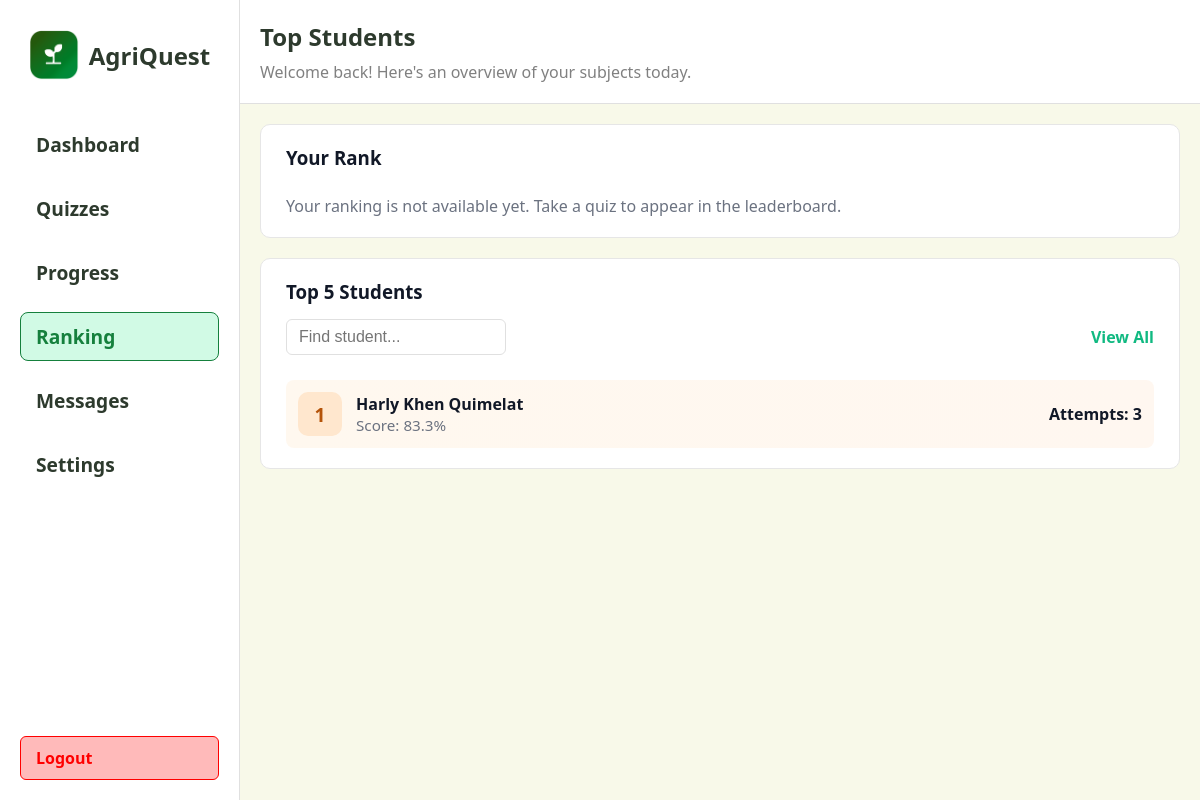
The page /student/ranking on the database its author committed.
### app/models.py (models this page shows, shortened)
class Student(db.Model):
	id = db.Column(db.Integer, primary_key=True)
	name = db.Column(db.String(100), nullable=False)
	email = db.Column(db.String(120), unique=True, nullable=False)
	password_hash = db.Column(db.String(128), nullable=False)
	daily_goal = db.Column(db.Integer, nullable=False, default=1)
	weekly_goal = db.Column(db.Integer, nullable=False, default=5)

### app/routes.py (the view)
@main.route("/student/ranking")
def student_ranking():
    student_id = session.get('student_id')
    try:
        averages = (
            db.session.query(
                Student.id.label('student_id'),
                Student.name.label('name'),
                func.avg(QuizAttempt.percent).label('avg_percent'),
                func.count(QuizAttempt.id).label('attempts_count'),
            )
            .join(QuizAttempt, QuizAttempt.student_id == Student.id)
            .filter(QuizAttempt.completed_at != None, QuizAttempt.percent != None)
            .group_by(Student.id)
            .order_by(func.avg(QuizAttempt.percent).desc())
            .all()
        )
        ranked = []
        last_score = None
        current_rank = 0
        dense_rank = 0
        for row in averages:
            avg = float(row.avg_percent) if row.avg_percent is not None else 0.0
            if last_score is None or avg != last_score:
                dense_rank = dense_rank + 1
            last_score = avg
            ranked.append({
                'rank': dense_rank,
                'student_id': row.student_id,
                'name': row.name,
                'avg_percent': round(avg, 1),
                'attempts_count': int(row.attempts_count),
            })
        current_student_rank = None
        current_student_avg = None
        if student_id:
            for s in ranked:
                if s['student_id'] == student_id:
                    current_student_rank = s['rank']
                    current_student_avg = s['avg_percent']
                    break
    except Exception:
        ranked = []
        current_student_rank = None
        current_student_avg = None
    current_student_name = None
    current_student_attempts = 0
    try:
        if student_id:
            s = Student.query.filter_by(id=student_id).first()
            if s:
                current_student_name = s.name
                current_student_attempts = (
                    QuizAttempt.query.filter(QuizAttempt.student_id == student_id, QuizAttempt.completed_at != None).count()
                )
    except Exception:
        current_student_name = current_student_name
        current_student_attempts = current_student_attempts
    top_students = ranked[:5]
    return render_template(
        "student/ranking.html",
        top_students=top_students,
        ranked_students=ranked,
        current_student_rank=current_student_rank,
        current_student_avg=current_student_avg,
        current_student_id=student_id,
        current_student_name=current_student_name,
        current_student_attempts=current_student_attempts,
    )

### app/templates/student/ranking.html (shortened to what this page needs)
<!DOCTYPE html>
<html lang="en">
  <head>
  </head>
  <body>
    <div class="left">
      {% include 'partials/student_sidebar.html' %}
    </div>
    <div class="right">
      <div class="header">
        <div class="header-title">
          <span style="font-size: 1.5rem; font-weight: 700; color: #2d3a2d"
            >Top Students</span
          >
          <span style="font-size: 1rem; color: grey"
            >Welcome back! Here's an overview of your subjects today.</span
          >
        </div>
      </div>
      <div class="section" style="width: 100%;">
        <div class="available-quizzes">
          <div style="display: flex; justify-content: space-between; align-items: center;">
            <h3 style="font-weight: 700; color: #111827;">Your Rank</h3>
          </div>
          {% if current_student_id and current_student_rank is not none %}
            <div style="background: #fff7f0; border-radius: 8px; padding: 12px; display: flex; align-items: center; gap: 14px; margin-top: 10px;">
              <div style="width: 44px; height: 44px; border-radius: 10px; background: #ffe7ce; display: flex; align-items: center; justify-content: center; font-size: 1.5rem; color: #b45309; font-weight:700;">
                <span style="font-size: 1.2rem; font-weight: bold;">{{ current_student_rank }}</span>
              </div>
              <div style="flex: 1;">
                <div style="font-weight: 700; color: #111827;">{{ current_student_name or 'You' }}</div>
                <div style="color: #6b7280; font-size: 0.95rem;">Score: {{ current_student_avg if current_student_avg is not none else '—' }}%</div>
              </div>
              <div style="text-align: right;">
                <div style="font-weight: 600; color: #111827;">Attempts: {{ current_student_attempts }}</div>
              </div>
            </div>
          {% else %}
            <div style="color:#6b7280; margin-top:10px;">Your ranking is not available yet. Take a quiz to appear in the leaderboard.</div>
          {% endif %}
        </div>
        <div class="available-quizzes" style="width: 100%;">
          <h3 style="font-weight: 700; color: #111827;">Top 5 Students</h3>
          <div style="display: flex; justify-content: space-between; align-items: center;">
            <input id="student-search" type="text" placeholder="Find student..." style="padding: 8px 12px; border-radius: 6px; border: 1px solid #e0e0e0; font-size: 1rem; width: 220px;" />
            <a href="#all" style="color: #10b981; text-decoration: none; font-weight: 700">View All</a>
          </div>
          {% if top_students %}
            {% for s in top_students %}
              {% set top_class = ' top-' ~ s.rank if s.rank and s.rank <= 5 else '' %}
              <div class="student-card{{ top_class }}" style="border-radius: 8px; padding: 12px; display: flex; align-items: center; gap: 14px; margin-top: 10px;">
                <div class="rank-badge rank-{{ s.rank if s.rank <= 5 else 'other' }}" style="width: 44px; height: 44px; border-radius: 10px; display:flex; align-items:center; justify-content:center; font-size:1.2rem; font-weight:700;">
                  <span>{{ s.rank }}</span>
                </div>
                <div style="flex:1;">
                  <div style="font-weight:700; color:#111827;">{{ s.name }}</div>
                  <div style="color:#6b7280; font-size:0.95rem;">Score: {{ s.avg_percent }}%</div>
                </div>
                <div style="text-align:right;">
                  <div style="font-weight:600; color:#111827;">Attempts: {{ s.attempts_count }}</div>
                </div>
              </div>
            {% endfor %}
          {% else %}
            <div style="color:#6b7280; margin-top:10px;">No student attempts yet.</div>
          {% endif %}
        </div>
      </div>
    </div>
  </body>
</html>

### app/templates/student/ranking.html (style rules this page uses)
* { box-sizing: border-box; margin: 0; padding: 0; }
body { font-family: "Segoe UI", Tahoma, Geneva, Verdana, sans-serif; background: #f8f9e9; min-height: 100vh; display: flex; }
.left { width: 20%; background: white; padding: 20px; display: flex; flex-direction: column; justify-content: space-between; min-height: 100vh; border-right: 1px solid #e0e0e0; }
.right { height: 100vh; width: 80%; overflow-y: scroll; padding-bottom: 20px; }
.header { width: 100%; background-color: #fff; border-bottom: 1px solid #e0e0e0; margin-bottom: 20px; padding: 20px; display: flex; justify-content: space-between; align-items: center; }
.header-title { display: flex; flex-direction: column; gap: 8px; }
.section { display: flex; flex-direction: column; gap: 20px; padding: 0 20px; margin-top: 20px; }
.available-quizzes { width: 100%; background: white; border-radius: 10px; padding: 20px 25px; border: 1px solid #e6e6e6; display: flex; flex-direction: column; gap: 15px; }
.rank-badge.rank-1 { background: #ffe7ce; color: #b45309; }
.student-card.top-1 { background: linear-gradient(90deg, #fff8ef, #fff7f0); }

### rows shown on the page
Student: rank "1", name "Harly Khen Quimelat", avg_percent "83.3", attempts_count "3"
